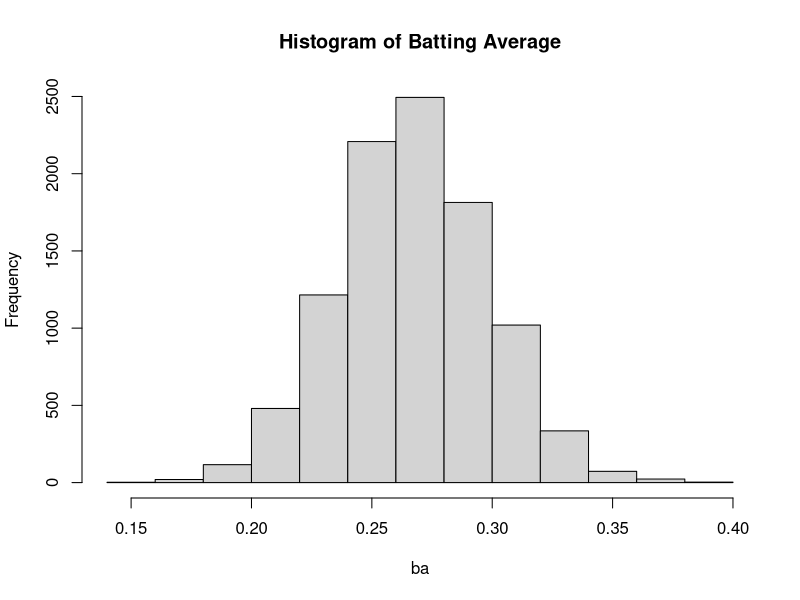
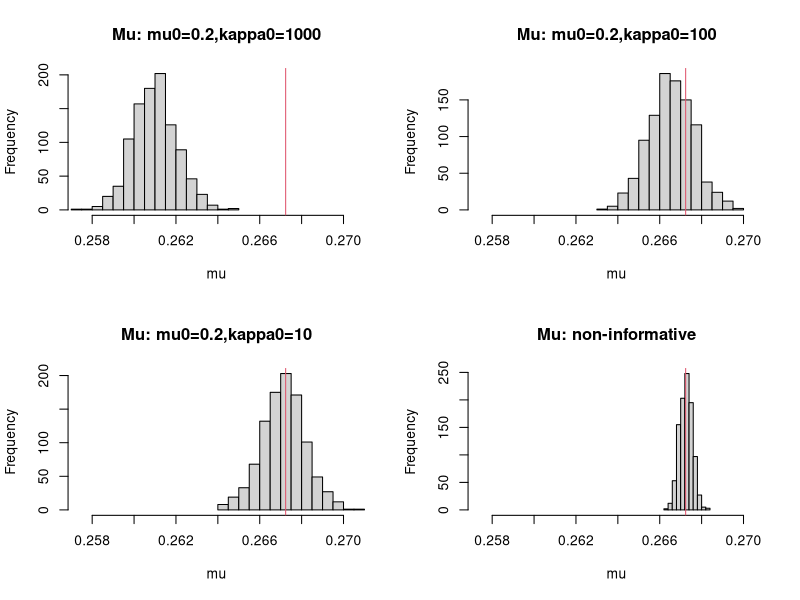
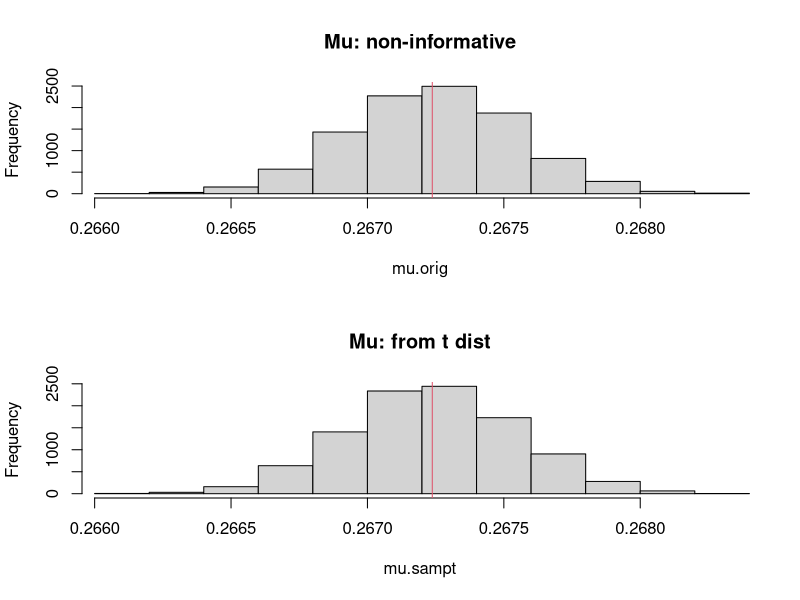
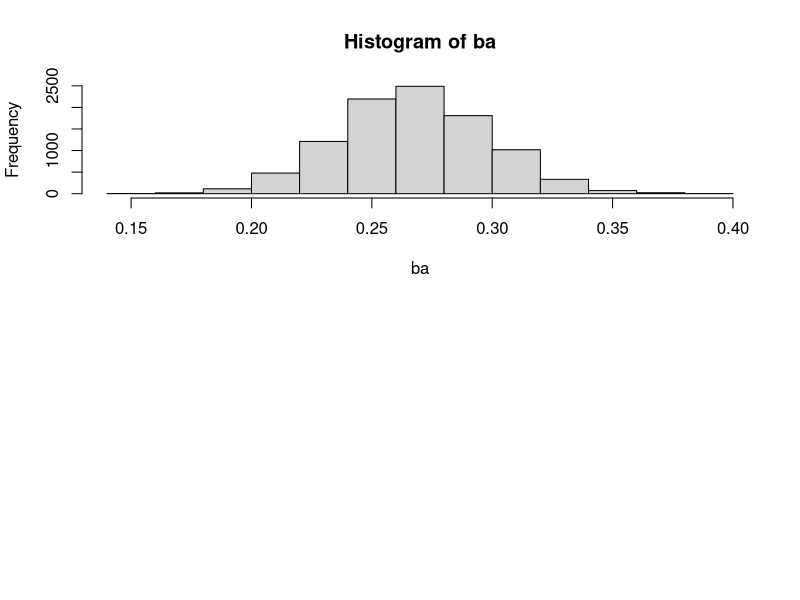
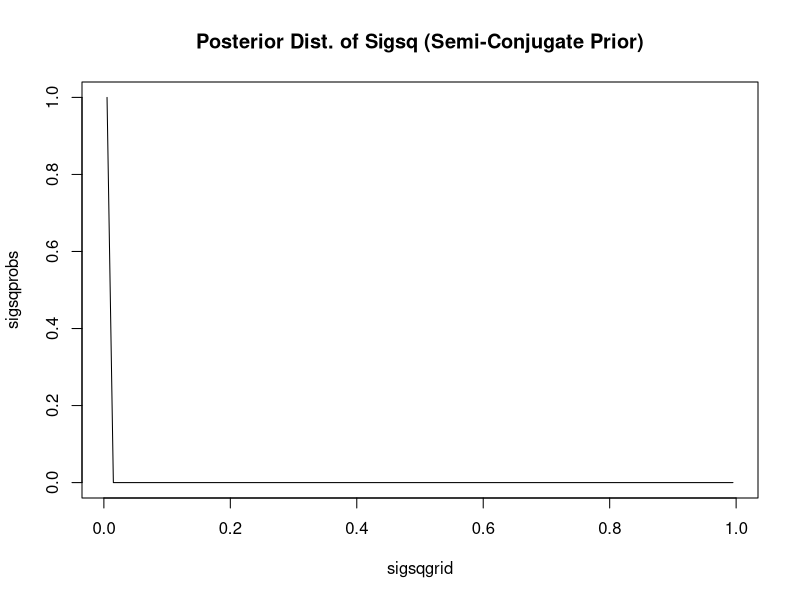
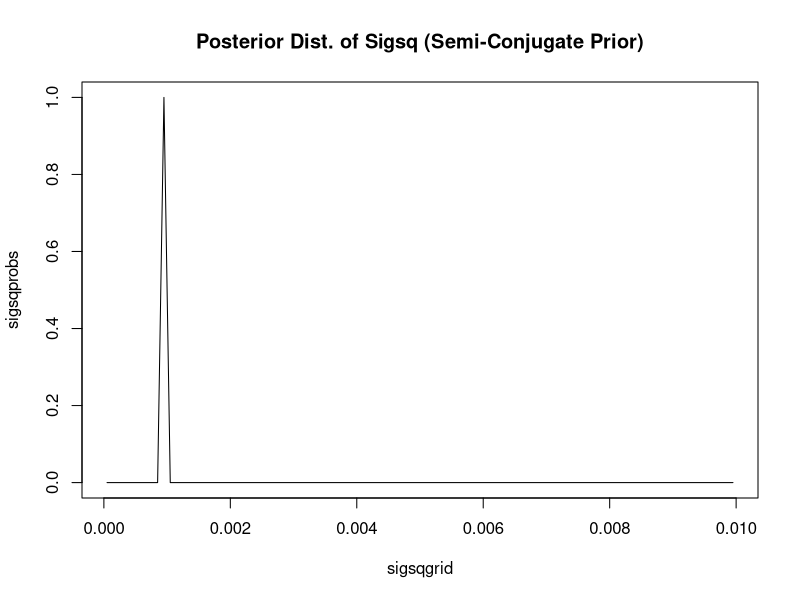
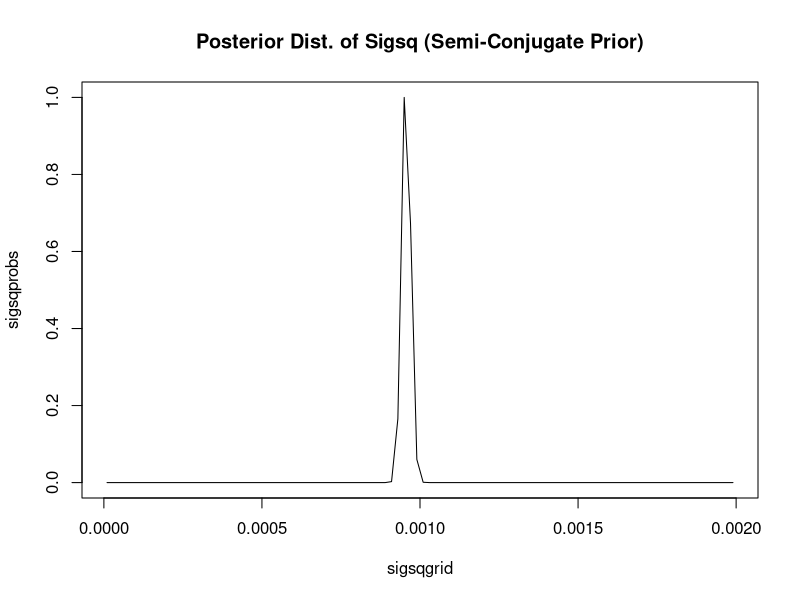
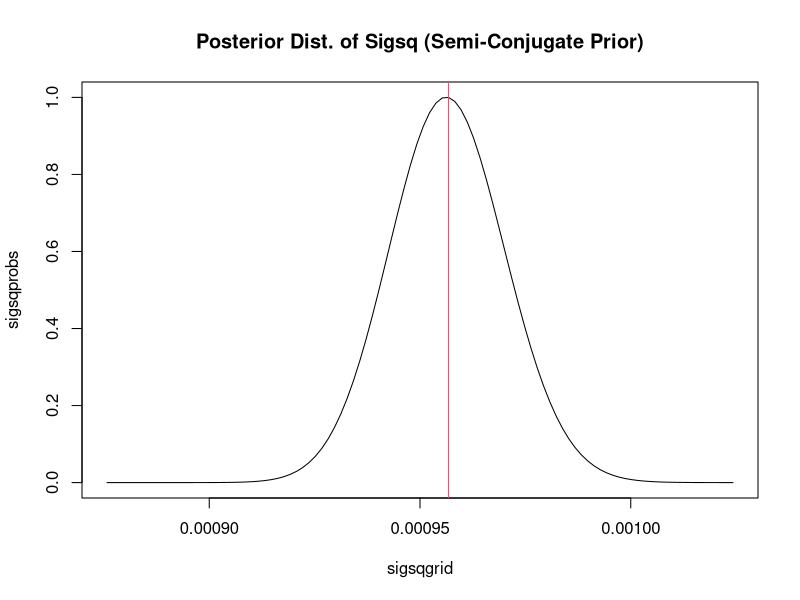

The R script that drew these images, in order:
###################################################################
#### Normal Model with Conjugate and Noninformative Priors      ###
###################################################################

## Reading in Data:
data <- read.table("data/hitters.post1970.txt",header=T,row.names=NULL)
dim(data)

data[1:5,]

## Reducing data to player-seasons where ab >= 200
data <- data[data$AB >= 200,]
dim(data)


## Calculating batting average
ba <- data$H/data$AB
n <- length(ba)
hist(ba,main="Histogram of Batting Average")
min(ba)
data[which(ba==min(ba)),]
max(ba)
data[which(ba==max(ba)),]


sample.norm.conj <- function(y,mu0,kappa0,nu0,sigsq0,numsamp){
    n <- length(y)
	y.mean <- mean(y)
	y.ss <- var(y)*(n-1)
	discrep <- (kappa0*n/(kappa0+n))*(y.mean-mu0)^2
	x <- rgamma(numsamp,shape=(nu0+n)/2,rate=(nu0*sigsq0+y.ss+discrep)/2)
    sigsq.samp <- 1/x
	postvar <- 1/(n/sigsq.samp + kappa0/sigsq.samp)
	postmean <- (n*y.mean/sigsq.samp + kappa0*mu0/sigsq.samp)/(n/sigsq.samp + kappa0/sigsq.samp)
    mu.samp <- rnorm(numsamp,mean=postmean,sd=sqrt(postvar))
    out <- cbind(mu.samp,sigsq.samp)
    out
}

## checking the posterior for different conjugate priors and non-informative 
##  (different values of mu0,kappa0)

theta1 <- sample.norm.conj(ba,0.2,10,10,10,1000)   # mu0 = 0.2, kappa0 = 10, etc.
theta2 <- sample.norm.conj(ba,0.2,100,10,10,1000)   # mu0 = 0.2, kappa0 = 100, etc.
theta3 <- sample.norm.conj(ba,0.2,1000,10,10,1000)   # mu0 = 0.2, kappa0 = 1000, etc.
theta4 <- sample.norm.conj(ba,0.2,0,0,10,1000)   # non-informative kappa0 = 0, nu0 = 0 

par(mfrow=c(2,2))
minmu <- min(theta1[,1],theta2[,1],theta3[,1],theta4[,1],mean(ba))
maxmu <- max(theta1[,1],theta2[,1],theta3[,1],theta4[,1],mean(ba))
hist(theta3[,1],main="Mu: mu0=0.2,kappa0=1000",xlim=c(minmu,maxmu),xlab="mu")
abline(v=mean(ba),col=2)
hist(theta2[,1],main="Mu: mu0=0.2,kappa0=100",xlim=c(minmu,maxmu),xlab="mu")
abline(v=mean(ba),col=2)
hist(theta1[,1],main="Mu: mu0=0.2,kappa0=10",xlim=c(minmu,maxmu),xlab="mu")
abline(v=mean(ba),col=2)
hist(theta4[,1],main="Mu: non-informative",xlim=c(minmu,maxmu),xlab="mu")
abline(v=mean(ba),col=2)

## could have also generated mu directly from t distribution:
mu.sampt <- rt(10000,n-1)
mu.sampt <- mu.sampt*sqrt(var(ba)/n)+mean(ba)

## compare to original sampling scheme
theta <- sample.norm.conj(ba,0.2,0,0,10,10000)
mu.orig <- theta[,1]
    	
xmin <- min(mu.orig,mu.sampt)
xmax <- max(mu.orig,mu.sampt)
par(mfrow=c(2,1))
hist(mu.orig,main="Mu: non-informative",xlim=c(xmin,xmax))
abline(v=mean(ba),col=2)
hist(mu.sampt,main="Mu: from t dist",xlim=c(xmin,xmax))
abline(v=mean(ba),col=2)

###################################################################
#### Grid Search and Grid Sample: Semi-Conjugate Normal Example ###
###################################################################

## Reading in Data:
data <- read.table("data/hitters.post1970.txt",header=T)

## Reducing data to player-seasons where ab > 200
data <- data[data$AB > 200,]


## Calculating batting average
ba <- data$H/data$AB
n <- length(ba)
hist(ba)
min(ba)
data[which(ba==min(ba)),]
max(ba)
data[which(ba==max(ba)),]


evaluatepostsigsq <- function(sigsqvalues,y,mu0,nu0,tausq0,sigsq0){
	m <- length(sigsqvalues)
	logvals <- rep(0,m)
	n <- length(y)
	for (i in 1:m){
		cursigsq <- sigsqvalues[i]
		postmean  <- (n*mean(y)/cursigsq + mu0/tausq0)/(n/cursigsq + 1/tausq0)
		for (j in 1:n){
			logvals[i] <- logvals[i] + dnorm(y[j],mean=postmean,sd=sqrt(cursigsq),log=T)
		}
		logvals[i] <- logvals[i] - 0.5*log(n/cursigsq + 1/tausq0)
		logvals[i] <- logvals[i] - (0.5*nu0+1)*log(cursigsq) - nu0*sigsq0/(2*cursigsq)
		print (i)
	}
	out <- exp(logvals-max(logvals))
	out
}

## setting hyperparameter values
tausq0 <- 0.1
sigsq0 <- 0.1
nu0 <- 0.001
mu0 <- 0.2

sigsqgrid <- ppoints(100)
sigsqprobs <- evaluatepostsigsq(sigsqgrid,ba,mu0,nu0,tausq0,sigsq0)
par(mfrow=c(1,1))
plot(sigsqgrid,sigsqprobs,type="l",main="Posterior Dist. of Sigsq (Semi-Conjugate Prior)")

sigsqgrid <- ppoints(100)*0.01
sigsqprobs <- evaluatepostsigsq(sigsqgrid,ba,mu0,nu0,tausq0,sigsq0)
par(mfrow=c(1,1))
plot(sigsqgrid,sigsqprobs,type="l",main="Posterior Dist. of Sigsq (Semi-Conjugate Prior)")


sigsqgrid <- ppoints(100)*0.002
sigsqprobs <- evaluatepostsigsq(sigsqgrid,ba,mu0,nu0,tausq0,sigsq0)
par(mfrow=c(1,1))
plot(sigsqgrid,sigsqprobs,type="l",main="Posterior Dist. of Sigsq (Semi-Conjugate Prior)")

sigsqgrid <- ppoints(100)*0.00015+0.000875
sigsqprobs <- evaluatepostsigsq(sigsqgrid,ba,mu0,nu0,tausq0,sigsq0)
par(mfrow=c(1,1))
plot(sigsqgrid,sigsqprobs,type="l",main="Posterior Dist. of Sigsq (Semi-Conjugate Prior)")

## optimal point estimate approximated by grid point with highest value
sigsqhat <- sigsqgrid[which(sigsqprobs==max(sigsqprobs))]
abline(v=sigsqhat,col=2)


## grid sampling: sample 1000 values of sigsq proportional to sigsqprobs

sigsqprobs <- sigsqprobs/sum(sigsqprobs)
sigsq.samp <- sample(sigsqgrid,size=1000,replace=T,prob=sigsqprobs)

plot(sigsqgrid,sigsqprobs,type="l",main="Posterior Dist. of Sigsq (Semi-Conjugate Prior)",xlim=c(0.000875,0.001025),col=2,lwd=2)
par(new=T)
hist(sigsq.samp,prob=T,xlim=c(0.000875,0.001025),main="Posterior Dist. of Sigsq (Semi-Conjugate Prior)",xlab="",ylab="",yaxt="n",breaks=25,col=)

## sampling mu given sampled sigmasq

mu.samp.semiconjugate <- rep(NA,1000)
for (i in 1:1000){
	postvar <- 1/(n/sigsq.samp[i] + 1/tausq0)
	postmean <- (n*mean(ba)/sigsq.samp[i] + mu0/tausq0)*postvar
	mu.samp.semiconjugate[i] <- rnorm(1,mean=postmean,sd=sqrt(postvar))
}
hist(mu.samp.semiconjugate,main="Post.Dist. of Mu (Semi-Conjugate Prior)")
abline(v=mean(ba),col=2)


############################################################
### Grid Search and Grid Sample: Poisson Planes Dataset ####
############################################################

## input data:  
data <- read.table("data/planes.txt",skip=1)
y <- data[,2]
t <- data[,1]-1976
n <- length(y)
hist(y)
plot(t,y,pch=19)

## graphing posterior over range of alpha and beta:
posteriorplanes <- function(alpha,beta){
  logpost <- -Inf
  if (alpha + beta*max(t) > 0){
    logpost <- 0
    for (i in 1:n){
      logpost <- logpost + y[i]*log(alpha+beta*t[i])
      logpost <- logpost - (alpha+beta*t[i])
    }
  }
  logpost
}

numgrid <- 100
alpharange <- ppoints(numgrid)*20   # alpha between 0 and 20
betarange <- ppoints(numgrid)*6  # beta between 0 and 6

numgrid <- 100
alpharange <- ppoints(numgrid)*20+20   # alpha between 20 and 40
betarange <- ppoints(numgrid)*6-3  # beta between -3 and 3
full <- matrix(NA,nrow=numgrid,ncol=numgrid)
for (i in 1:numgrid){
  for (j in 1:numgrid){
    full[i,j] <- posteriorplanes(alpharange[i],betarange[j])
  }
}
full <- exp(full - max(full))
full <- full/sum(full)
contour(alpharange,betarange,full,xlab="alpha",ylab="beta",drawlabels=F)

## calculating probabilities for grid sampler:

alphamarginal <- rep(NA,numgrid)
for (i in 1:numgrid){
  alphamarginal[i] <- sum(full[i,])
}
betaconditional <- matrix(NA,nrow=numgrid,ncol=numgrid)
for (i in 1:numgrid){
  for (j in 1:numgrid){
    betaconditional[i,j] <- full[i,j]/sum(full[i,])
  }
}

## plotting marginal distribution of alpha
par(mfrow=c(1,1))
plot(alpharange,alphamarginal,type="l",main="marginal dist. of alpha")

## plotting conditional distribution of beta given alpha
alpharange[25]
alpharange[50]
alpharange[75]
par(mfrow=c(3,1))
plot(betarange,betaconditional[25,],type="l",main="dist. of beta for alpha = 24.9")
plot(betarange,betaconditional[50,],type="l",main="dist. of beta for alpha = 29.9")
plot(betarange,betaconditional[75,],type="l",main="dist. of beta for alpha = 34.9")

## sampling grid values:

alpha.samp <- rep(NA,10000)
beta.samp <- rep(NA,10000)
for (m in 1:10000){
  a <- sample(1:100,size=1,replace=T,prob=alphamarginal)
  b <- sample(1:100,size=1,replace=T,prob=betaconditional[a,])
  alpha.samp[m] <- alpharange[a]
  beta.samp[m] <- betarange[b]
}

par(mfrow=c(1,1))
contour(alpharange,betarange,full,xlab="alpha",ylab="beta",drawlabels=F,col=2)
points(alpha.samp,beta.samp)

## calculating posterior means/intervals for alpha and beta


## distribution of alpha, beta, beta covers 0, so it **could** increase over time
par(mfrow=c(2,1))
hist(alpha.samp,main="Alpha Samples")
hist(beta.samp,main="Beta Samples")

##posterior means
mean(alpha.samp)
mean(beta.samp)

alpha.sampsort <- sort(alpha.samp)
beta.sampsort <- sort(beta.samp)

alpha.sampsort[250]
alpha.sampsort[9750]
beta.sampsort[250]
beta.sampsort[9750]

## use the quantile command, give this a sample of data, and specify the 2.5% and 95%

?quantile

## but how do you actually get the confidence interval?
## I want to put alpha and beta in here... but



#posterior probability for an increase in trend over time is 4%
sum(beta.samp >= 0)/10000
#posterior probability for a decrease over time is 96%
sum(beta.samp <= 0)/10000

##compute a 95% interval

theta <- rgamma(alpha.sampsort[1], beta.sampsort[2])/10
y1986 <- rpois(1000,theta)
print(sort(y1986)[c(25,976)])

par(mfrow=c(1,1))
plot(t,y,pch=19)
for (i in 1:1000){
  abline(alpha.samp[i],beta.samp[i],col=3)
}
points(t,y,pch=19)

## predicted new observation for 1986 (t = 10):

pred.rate <- alpha.samp + beta.samp*10

pred.accidents <- rep(NA,10000)
for (i in 1:10000){
  pred.accidents[i] <- rpois(1,pred.rate[i])
}

mean(pred.accidents)
sort(pred.accidents)[250]
sort(pred.accidents)[9750]

par(mfrow=c(2,1))
hist(pred.accidents,xlim=c(0,45))
hist(y,xlim=c(0,45))


